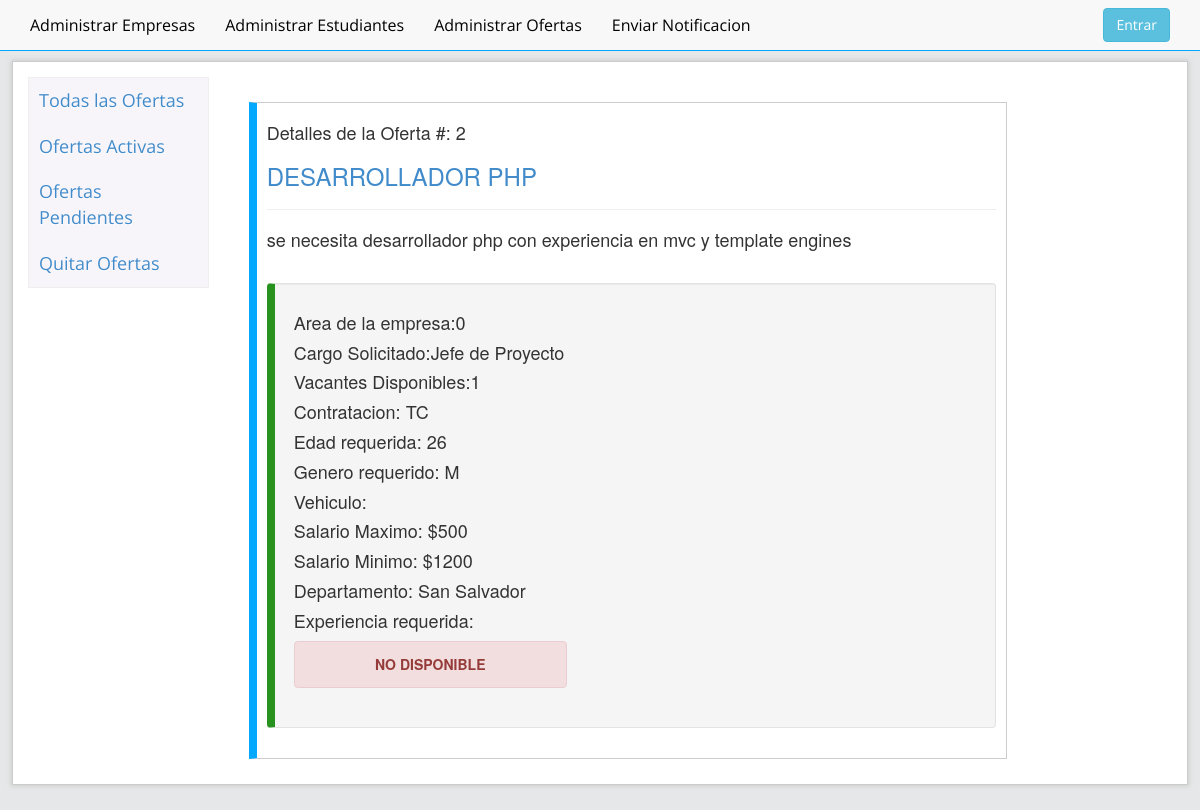
/admin/detallesOferta.php?id=2, run on an earlier commit of the app's database.
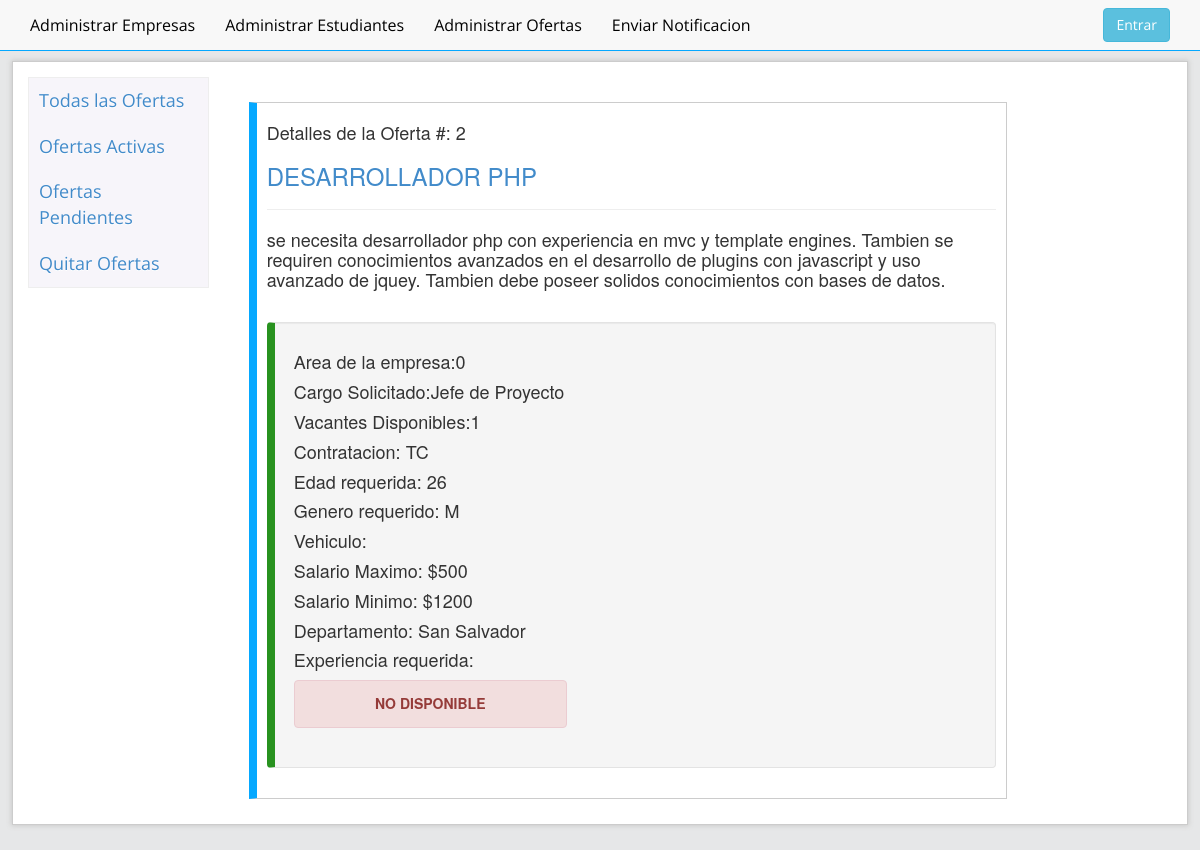
And on a later commit of the database.
### tables this page shows
CREATE TABLE `ofertas` (
  `cod_oferta` int(20) NOT NULL AUTO_INCREMENT,
  `cod_em` int(20) DEFAULT NULL,
  `titulo_of` varchar(120) DEFAULT NULL,
  `descripcion_of` varchar(250) DEFAULT NULL,
  `area_of` int(11) DEFAULT NULL,
  `cargo_of` varchar(20) DEFAULT NULL,
  `vacantes_of` int(11) DEFAULT NULL,
  `contratacion_of` varchar(20) DEFAULT NULL,
  `anoexp_ofetas` int(11) DEFAULT NULL,
  `edad` int(10) DEFAULT NULL,
  `genero_of` varchar(20) DEFAULT NULL,
  `vehiculo_ofetas` varchar(20) DEFAULT NULL,
  `salariomax_of` decimal(30,0) DEFAULT NULL,
  `salariomin_of` decimal(30,0) DEFAULT NULL,
  `departamento_of` varchar(20) DEFAULT NULL,
  `experiencia` varchar(20) DEFAULT NULL,
  `tituloen_of` varchar(20) DEFAULT NULL,
  `nivel_of` varchar(20) DEFAULT NULL,
  `disponible_of` int(1) DEFAULT '0',
  `aprovacion_of` int(1) DEFAULT '0',
  `fecha_of` datetime DEFAULT NULL,
  `fechaFin_of` datetime DEFAULT NULL,
  PRIMARY KEY (`cod_oferta`) USING BTREE,
  UNIQUE KEY `cod_oferta_UNIQUE` (`cod_oferta`)
);

### admin/detallesOferta.php (the view, shortened to what this page needs)
<!DOCTYPE html>
 <html class="no-js">
    <head>
        <link rel="stylesheet" href="../assets/css/bootstrap.css">
        <link rel="stylesheet" href="../assets/css/normalize.css">
        <link rel="stylesheet" href="../assets/css/contenido.css">
    </head>
    <body>
        <div id="header" class="navbar navbar-default navbar-static-top">
            <?php
            include_once 'menu-admin.php';
            ?>
        </div>
        <div id="contenedor" class="container">
            <div class="row">
                <div class="col-md-2">
                    <div class="lista-enlaces">
                        <ul id="myTab">
                            <li class="active"><a href="ofertas.php">Todas las Ofertas</a></li>
                            <li class=""><a href="ofertas.php?id=activas">Ofertas Activas</a></li>
                            <li class=""><a href="ofertas.php?id=pendientes">Ofertas Pendientes</a></li>
                            <li class=""><a href="#Quitar">Quitar Ofertas</a></li>
                        </ul>
                    </div>
                </div>
                <div class="col-md-10">
                    <div class="tab-content">
                        <div class="tab-pane active" id="plazas">
                            <?php
                            if (isset($_GET["id"])) {
                                $controlador = $_GET['id'];
                                $result = mysql_query("SELECT * FROM `ofertas` where cod_oferta=$controlador") or trigger_error(mysql_error());
                                while ($row = mysql_fetch_array($result)) {
                                    foreach ($row AS $key => $value) {
                                        $row[$key] = stripslashes($value);
                                    }
                                    ?>
                                    <div class="oferta-contenedor">
                                        <h4>Detalles de la Oferta #: <?php echo nl2br($row['cod_oferta']) ?></h4>
                                        <h3><a><?php echo nl2br($row['titulo_of']) ?></a></h3>
                                        <hr>
                                        <h4><?php echo nl2br($row['descripcion_of']) ?></h4><br>
                                        <div class="well">
                                            <h4>Area de la empresa:<?php echo nl2br($row['area_of']) ?></h4>
                                            <h4>Cargo Solicitado:<?php echo nl2br($row['cargo_of']) ?></h4>
                                            <h4>Vacantes Disponibles:<?php echo nl2br($row['vacantes_of']) ?></h4>
                                            <h4>Contratacion: <?php echo nl2br($row['contratacion_of']) ?></h4>
                                            <h4>Edad requerida: <?php echo nl2br($row['edad']) ?></h4>
                                            <h4>Genero requerido: <?php echo nl2br($row['genero_of']) ?></h4>
                                            <h4>Vehiculo: <?php echo nl2br($row['vehiculo_ofetas']) ?></h4>
                                            <h4>Salario Maximo: $<?php echo nl2br($row['salariomax_of']) ?></h4>
                                            <h4>Salario Minimo: $<?php echo nl2br($row['salariomin_of']) ?></h4>
                                            <h4>Departamento: <?php echo nl2br($row['departamento_of']) ?></h4>
                                            <h4>Experiencia requerida: <?php echo nl2br($row['experiencia_of']) ?></h4>
                                            <form action="">
                                                <?PHP
                                                if ($row['disponible_of'] == 1) {
                                                    echo " <h5 class='disponible'><div class='alert alert-success'><a class='alert-link'>DISPONIBLE</a></div></h5>";
                                                    echo "<input type='submit' class='btn btn-block btn-success' name='Aplicar' value='Aplicar a esta Oferta'>";
                                                } else {
                                                    echo " <h5 class='disponible'><div class='alert alert-danger'><a class='alert-link'> NO DISPONIBLE</a></div></h5>";
                                                }
                                                ?>
                                            </form>
                                        </div>
                                    </div>
                                    <?php
                                }
                            }
                            ?>
                        </div>
                    </div>
                </div>
            </div>
        </div>
</body>
</html>

What changed in the data, as far as the page shows it:
changed ofertas "DESARROLLADOR PHP": descripcion_of "se necesita desarrollador php con experiencia en mvc y template engines" → "…en mvc y template engines. Tambien se requiren conocimientos avanzados en el desarrollo de plugins con javascript y uso avanzado de jquey. Tambien debe poseer solidos conocimientos con bases de datos."
